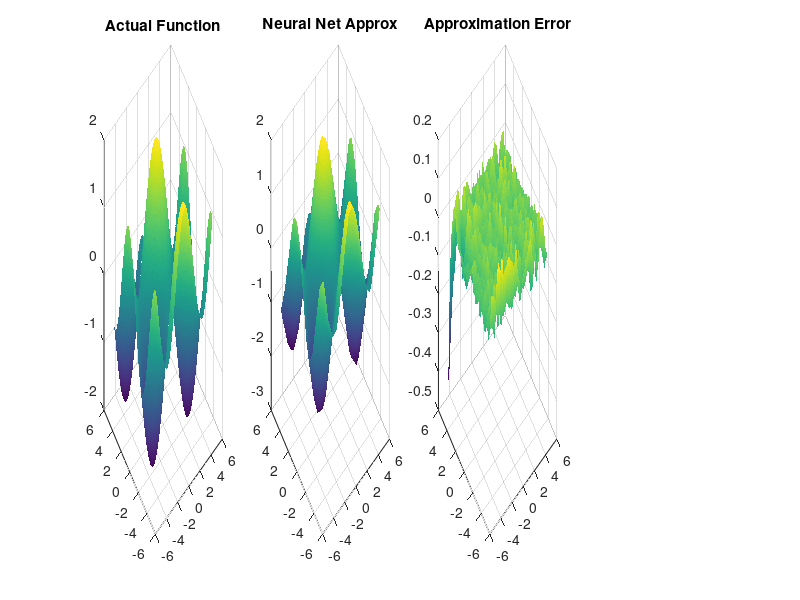

Write the MATLAB code that produced this figure. (Note: this script raises an error after producing the figure.)
% % % % % % % % % % % % % % % % % % % % % % % % % % % % % % % % % % % % % %
% Example:
%   Exactly representing a neural network composed entirely of ReLU 
%   activation functions as a hybrid zonotope.
% % % % % % % % % % % % % % % % % % % % % % % % % % % % % % % % % % % % % % 

% Load parameters from mat file
% This neural network approximates the function f = cos(X1)+sin(X2) over the domain [-5,5]x[-5,5]
load("relu_sin_cos_2_20_10_10_1.mat");

% Plotting function over the trained dataset
figure('Position',[0,0,1500,400])
subplot(1,4,1)
surf(X1_train, X2_train, Y_train, 'EdgeColor', 'none');
title('Actual Function')

% Plotting function over the test dataset
subplot(1,4,2)
surf(X1_test,X2_test,Y_test, 'EdgeColor', 'none');
title('Neural Net Approx')

% Plotting the approximation error between the actual function and the trained neural network
subplot(1,4,3)
surf(X1_test,X2_test,Y_test-Y_validate, 'EdgeColor', 'none');
title('Approximation Error')

% Construct input zonotope
cdomain = num2cell(domain);
[x1_min, x1_max, x2_min, x2_max] = cdomain{:};
g11 = (x1_max - x1_min)/2;
g22 = (x2_max - x2_min)/2;
Gx = diag([g11, g22]);
cx = zeros(2, 1);
X = hybZono(Gx, [], cx, [], [], []);

% Construct the output zonotope Z and the lifted input-output mapping XZ
tic
[Z,XZ] = relu_neural_network(Ws,bs,a,X);
fprintf('Zonotope model: ')
toc

% Plot Hybrid Zonotope
subplot(1,4,4)
plot(XZ,'r',0.8);
grid on;
title('Hybrid Zonotope')
toc